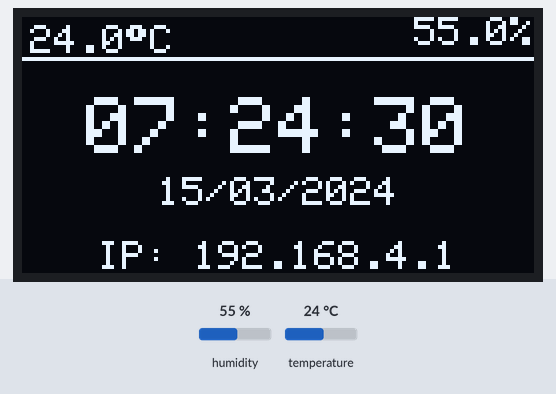
Simulated run of this program. Board: ESP32. On the bench: 128×64 one-colour display. Inputs (shaded band) come from the test bench; at power-on: humidity 55 %, temperature 24 °C. WiFi joins after 1.5 s; servers stay silent unless stated; the local clock reads 2024-03-15 10:24:30 at power-on unless the program sets it; EEPROM starts erased; what the program prints to the serial monitor is not drawn.

Above: at 1.3 s.
1.4 s: humidity set to 22 %
At 3.3 s:
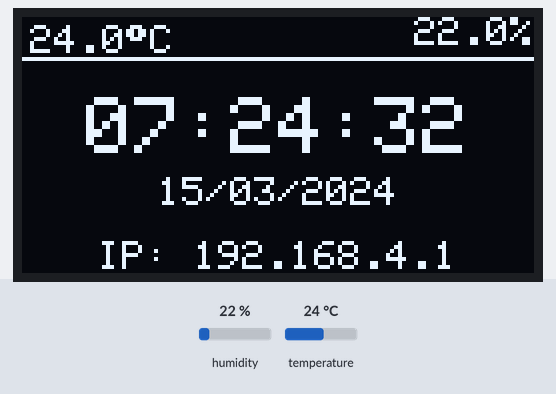
5.0 s: temperature set to 12 °C
At 6.6 s:
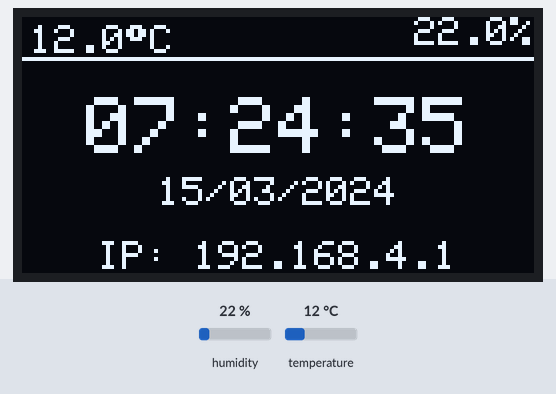
8.3 s: humidity set to 40 %
At 9.9 s:
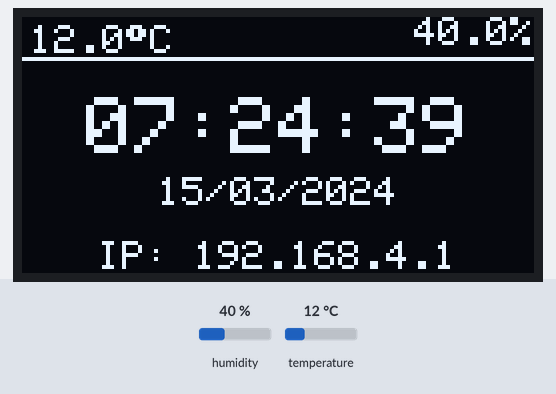
11.6 s: temperature set to 19 °C
At 13.2 s:
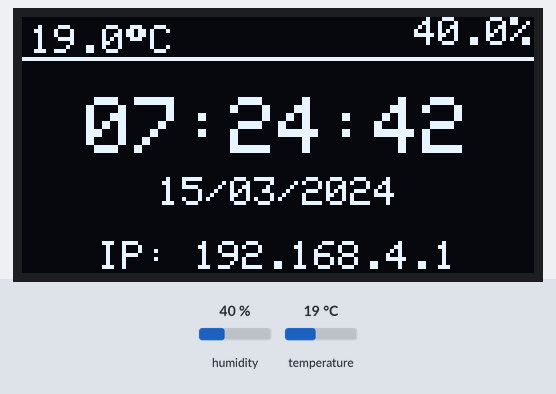
Timing chart, 0 to 14.7 s (numbered marks = the images above; inputs shaded):
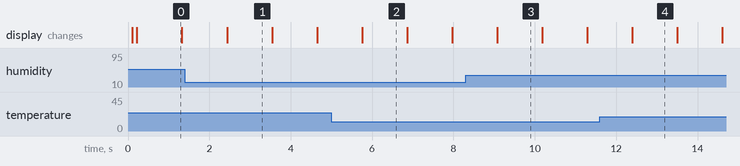

The program:

main.cpp
```cpp
#include <Wire.h>
#include <Adafruit_AHTX0.h>
#include <Adafruit_SSD1306.h>

#include "globals.h"
#include "time_helper.h"
#include "wifi_manager.h"

Adafruit_AHTX0 aht;
Adafruit_SSD1306 display(128, 64, &Wire, -1);

sensors_event_t humidity, temp;
Preferences prefs;

void setup()
{
  Serial.begin(115200);

  if (!display.begin(SSD1306_SWITCHCAPVCC, 0x3C))
  {
    Serial.println(F("SSD1306 allocation failed"));
    while (1)
      delay(10);
  }

  display.clearDisplay();
  display.setTextColor(SSD1306_WHITE);
  display.cp437(true);
  display.setCursor(0, 0);

  display.setTextSize(2);
  display.println(F("TableClock"));

  display.setTextSize(1);
  display.println(F("Sensor setup..."));
  display.display();

  if (!aht.begin())
  {
    Serial.println("Could not find AHT25 sensor!");
    while (1)
      delay(10);
  }

  display.println(F("WiFi setup..."));
  display.display();

  setupWiFi();

  display.println(F("Rtc setup..."));
  display.display();

  Rtc.Begin();
  checkRTC();

  display.clearDisplay();

  xTaskCreatePinnedToCore(
      WiFiManagerTask,     /* Task function. */
      "WiFiManager",       /* name of task. */
      10000,               /* Stack size of task */
      NULL,                /* parameter of the task */
      1,                   /* priority of the task */
      &WiFiManagerHandler, /* Task handle to keep track of created task */
      0);                  /* pin task to core 0 */
}

void loop()
{
  display.clearDisplay();
  display.setTextSize(1);
  display.setCursor(2, 2);

  aht.getEvent(&humidity, &temp);

  display.print(String(temp.temperature, 1));
  // https://en.wikipedia.org/wiki/Code_page_437#Character_set
  display.write(248);
  display.print("C");

  String humidityValue = String(humidity.relative_humidity, 1) + "%";
  display.setCursor(display.width() - (humidityValue.length() * 6), 0);
  display.println(humidityValue);

  display.drawLine(0, 10, display.width() - 1, 10, SSD1306_WHITE);
  display.setCursor(0, 12);
  display.setTextSize(2);

  RtcDateTime now = Rtc.GetDateTime();

  const char *hour = getHour(now);
  const char *date = getDate(now);

  int16_t x, y;
  uint16_t w, h;
  display.getTextBounds(hour, 0, 0, &x, &y, &w, &h);
  display.setCursor((display.width() - w) / 2, 20);
  display.println(hour);

  display.setTextSize(1);
  display.getTextBounds(date, 0, 0, &x, &y, &w, &h);
  display.setCursor((display.width() - w) / 2, 40);
  display.println(date);

  String ip = "IP: " + ipAddress;
  display.getTextBounds(ip, 0, 0, &x, &y, &w, &h);
  display.setCursor((display.width() - w) / 2, 56);
  display.println(ip);

  display.display();
  delay(1000);
}
```

globals.h
```cpp
#include <Adafruit_AHTX0.h>
#include <Preferences.h>

extern sensors_event_t humidity, temp;
extern Preferences prefs;
```

time_helper.cpp
```cpp
#include <RtcDS1302.h>
#include "time_helper.h"

ThreeWire myWire(4, 5, 2); // DAT/IO, CLK/SCLK, RST/CE
RtcDS1302<ThreeWire> Rtc(myWire);
bool needsBatteryReplacement = false;

RtcDateTime getNTPTime()
{
    configTime(0, 0, NTP_SERVER_1, NTP_SERVER_2);
    struct tm timeinfo;
    if (!getLocalTime(&timeinfo, 10000))
    {
        Serial.println("Failed to obtain time from NTP server");
        return RtcDateTime(__DATE__, __TIME__);
    }

    time_t now;
    time(&now);
    now += TIMEZONE_OFFSET * 3600; // Adjust for timezone offset
    gmtime_r(&now, &timeinfo);

    Serial.println("NTP time obtained successfully");
    Serial.printf("Current time: %04d-%02d-%02d %02d:%02d:%02d\n",
                  timeinfo.tm_year + 1900, timeinfo.tm_mon + 1, timeinfo.tm_mday,
                  timeinfo.tm_hour, timeinfo.tm_min, timeinfo.tm_sec);

    return RtcDateTime(timeinfo.tm_year + 1900, timeinfo.tm_mon + 1, timeinfo.tm_mday,
                       timeinfo.tm_hour, timeinfo.tm_min, timeinfo.tm_sec);
}

void checkRTC()
{
    RtcDateTime ntpTime = getNTPTime();

    if (!Rtc.IsDateTimeValid()) {
        needsBatteryReplacement = true;
    }
    if (Rtc.GetIsWriteProtected()) {
        Rtc.SetIsWriteProtected(false);
    }
    if (!Rtc.GetIsRunning()) {
        Rtc.SetIsRunning(true);
    }

    if (ntpTime == RtcDateTime(__DATE__, __TIME__)) return; // ntpTime is not valid

    RtcDateTime now = Rtc.GetDateTime();
    int32_t timeDifference = now.TotalSeconds() - ntpTime.TotalSeconds();

    if (abs(timeDifference) > TIME_THRESHOLD)
    {
        Serial.printf("RTC time differs by %d seconds from NTP time! (Updating DateTime)\n", timeDifference);
        Rtc.SetDateTime(ntpTime);
    }
}

const char *getDate(const RtcDateTime &dt)
{
    static char buf[11];
    snprintf(buf,
             sizeof(buf),
             "%02u/%02u/%04u",
             dt.Day(),
             dt.Month(),
             dt.Year());
    return buf;
}

const char *getHour(const RtcDateTime &dt)
{
    static char buf[9];
    snprintf(buf,
             sizeof(buf),
             "%02u:%02u:%02u",
             dt.Hour(),
             dt.Minute(),
             dt.Second());
    return buf;
}
```

time_helper.h
```cpp
#pragma once
#include <RtcDS1302.h>

extern ThreeWire myWire;
extern RtcDS1302<ThreeWire> Rtc;
extern bool needsBatteryReplacement;

void checkRTC();
const char *getDate(const RtcDateTime &dt);
const char *getHour(const RtcDateTime &dt);

#define NTP_SERVER_1 "pool.ntp.org"
#define NTP_SERVER_2 "time.nist.gov"
#define TIMEZONE_OFFSET -3 // UTC
#define TIME_THRESHOLD 60 // seconds
```

wifi_manager.cpp
```cpp
#include "wifi_manager.h"
#include "globals.h"

#include <WiFi.h>
#include <WebServer.h>
#include <WString.h>

WebServer server(80);
String ipAddress = "";
bool APisEnabled = false;

TaskHandle_t WiFiManagerHandler;

String inputSSID;
String inputPass;

const char *htmlForm PROGMEM = R"rawliteral(
<!DOCTYPE HTML><html>
<head><title>WiFi Configuration</title></head>
<body>
  <h2>ESP32 WiFi</h2>
  <form action="/save" method="POST">
    SSID: <input type="text" name="ssid"><br>
    Senha: <input type="password" name="pass"><br>
    <input type="submit" value="Save">
  </form>
</body>
</html>
)rawliteral";

const char *htmlSuccess PROGMEM = R"rawliteral(
<!DOCTYPE HTML><html>
<head><title>Success!</title></head>
<body>
  <h2>Connected successfully!</h2>
  <p>IP: %s</p>
</body>
</html>
)rawliteral";

const char *htmlFail PROGMEM = R"rawliteral(
<!DOCTYPE HTML><html>
<head><title>Failure</title></head>
<body>
  <h2>Failed to connect.</h2>
  <p>Check SSID/Password and try again.</p>
</body>
</html>
)rawliteral";

void setupWiFi(bool server);

bool tryConnecting(String ssid, String pass)
{
    WiFi.mode(WIFI_STA);
    WiFi.begin(ssid.c_str(), pass.c_str());

    unsigned long start = millis();
    while (millis() - start < 10000)
    {
        if (WiFi.status() == WL_CONNECTED)
        {
            prefs.begin("wifiCreds", false);
            prefs.putString("ssid", ssid);
            prefs.putString("pass", pass);
            prefs.end();

            ipAddress = WiFi.localIP().toString();
            APisEnabled = false;
            return true;
        }
        delay(500);
    }
    return false;
}

void handleSave()
{
    inputSSID = server.arg("ssid");
    inputPass = server.arg("pass");

    if (inputSSID.length() == 0)
    {
        server.send(400, "text/plain", "Blank SSID");
        return;
    }

    if (inputPass.length() == 0)
    {
        server.send(400, "text/plain", "Blank Password");
        return;
    }

    if (tryConnecting(inputSSID, inputPass))
    {
        char buf[200];
        snprintf(buf, sizeof(buf), htmlSuccess, WiFi.localIP().toString().c_str());
        server.send(200, "text/html", buf);
    }
    else
    {
        server.send(200, "text/html", htmlFail);
        setupWiFi(false);
    }
}

void handleStatus()
{
    String response = "{";
    response += "\"temperature\":" + String(temp.temperature) + ",";
    response += "\"humidity\":" + String(humidity.relative_humidity);
    response += "}";
    server.send(200, "application/json", response);
}

void setupServer()
{
    server.on("/", HTTP_GET, []()
              { server.send(200, "text/html", htmlForm); });
    server.on("/save", HTTP_POST, handleSave);
    server.on("/status", HTTP_GET, handleStatus);
    server.onNotFound([]()
              { server.send(404, "text/plain", "Not Found"); });
    server.begin();
}

void setupWiFi(bool server)
{
    prefs.begin("wifiCreds", true);
    String savedSSID = prefs.getString("ssid");
    String savedPass = prefs.getString("pass");
    prefs.end();

    if (savedSSID.length() > 0 && savedPass.length() > 0 && tryConnecting(savedSSID, savedPass))
    {
    }
    else
    {
        WiFi.mode(WIFI_AP_STA);
        WiFi.softAPConfig(IPAddress(192, 168, 4, 1), IPAddress(192, 168, 4, 1), IPAddress(255, 255, 255, 0));
        WiFi.softAP("Table Clock");
        ipAddress = WiFi.softAPIP().toString();
        APisEnabled = true;
    }

    if (server)
    {
        setupServer();
    }
}

void WiFiManagerTask(void *parameter)
{
    for (;;)
    {
        server.handleClient();

        if (WiFi.status() != WL_CONNECTED && !APisEnabled)
        {
            setupWiFi(false);
        }

        delay(1);
    }
}
```

wifi_manager.h
```cpp
#pragma once

#include <WiFi.h>
#include <WebServer.h>

extern TaskHandle_t WiFiManagerHandler;
extern WebServer server;

extern String ipAddress;
extern bool APisEnabled;

void setupWiFi(bool server = true);
void WiFiManagerTask(void *pvParameters);
```

Measured:
- what the display in image 0 shows lasts 1.1 s, from 0.2 s to 1.3 s
